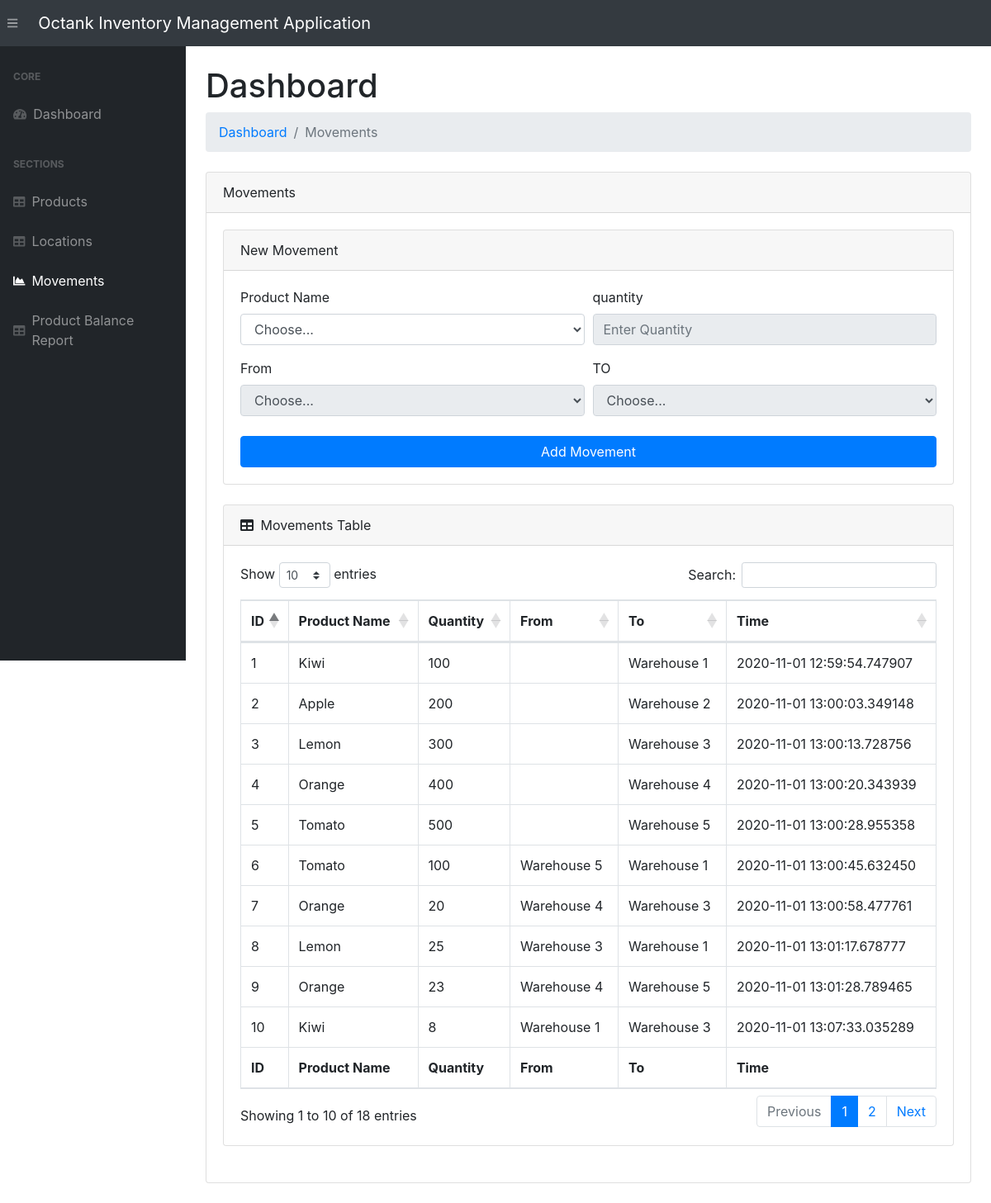
The app's page /movements/ with its own data.
### app.py (models this page shows, shortened)
class ProductMovement(db.Model):
    __tablename__   = 'productmovements'
    movement_id     = db.Column(db.Integer, primary_key=True)
    product_id      = db.Column(db.Integer, db.ForeignKey('products.product_id'))
    qty             = db.Column(db.Integer)
    from_location   = db.Column(db.Integer, db.ForeignKey('locations.location_id'))
    to_location     = db.Column(db.Integer, db.ForeignKey('locations.location_id'))
    movement_time   = db.Column(db.DateTime, default=datetime.utcnow)
    product         = db.relationship('Product', foreign_keys=product_id)
    fromLoc         = db.relationship('Location', foreign_keys=from_location)
    toLoc           = db.relationship('Location', foreign_keys=to_location)

class Product(db.Model):
    __tablename__ = 'products'
    product_id      = db.Column(db.String(200), primary_key=True)
    date_created    = db.Column(db.DateTime, default=datetime.utcnow)

### app.py (the view)
@app.route("/movements/", methods=["POST", "GET"])
def viewMovements():
    if request.method == "POST" :
        product_id      = request.form["productId"]
        qty             = request.form["qty"]
        fromLocation    = request.form["fromLocation"]
        toLocation      = request.form["toLocation"]
        new_movement = ProductMovement(
            product_id=product_id, qty=qty, from_location=fromLocation, to_location=toLocation)
        try:
            db.session.add(new_movement)
            db.session.commit()
            return redirect("/movements/")
        except:
            return "There Was an issue while add a new Movement"
    else:
        products    = Product.query.order_by(Product.date_created).all()
        locations   = Location.query.order_by(Location.date_created).all()
        movs = ProductMovement.query\
        .join(Product, ProductMovement.product_id == Product.product_id)\
        .add_columns(
            ProductMovement.movement_id,
            ProductMovement.qty,
            Product.product_id,
            ProductMovement.from_location,
            ProductMovement.to_location,
            ProductMovement.movement_time)\
        .all()
        movements   = ProductMovement.query.order_by(
            ProductMovement.movement_time).all()
        return render_template("movements.html", movements=movs, products=products, locations=locations)

### templates/movements.html (shortened to what this page needs)
{% extends 'base.html' %}
{% block content %}
<main>
    <div class="container-fluid">
        <h1 class="mt-4">Dashboard</h1>
        <ol class="breadcrumb mb-4">
            <li class="breadcrumb-item"><a href="/">Dashboard</a></li>
            <li class="breadcrumb-item active">Movements</li>
        </ol>
        <div class="card mb-4">
            <div class="card-header">Movements</div>
            <div class="card-body">
                <div class="card mb-4">
                    <div class="card-header">New Movement</div>
                    <div class="card-body">
                        <form action="/movements/" method="POST" id="movements_from">
                            <div class="form-row">
                                <div class="col-md-6">
                                    <div class="form-group">
                                        <label for="productId">Product Name</label>
                                        <select id="productId" name="productId" class="form-control">
                                            <option selected value="">Choose...</option>
                                        </select>
                                    </div>
                                </div>
                                <div class="col-md-6">
                                    <div class="form-group">
                                        <label for="qty">quantity</label>
                                        <input class="form-control" name="qty" id="qty" type="number" placeholder="Enter Quantity" />
                                    </div>
                                </div>
                            </div>
                            <div class="form-row">
                                <div class="col-md-6">
                                    <label for="fromLocation">From</label>
                                    <select id="fromLocation" class="form-control" name="fromLocation">
                                        <option selected value="">Choose...</option>
                                    </select>
                                </div>
                                <div class="col-md-6">
                                    <label for="toLocation">TO</label>
                                    <select id="toLocation" name="toLocation" class="form-control">
                                        <option selected value="">Choose...</option>
                                    </select>
                                </div>
                            </div>
                            <div class="form-group mt-4 mb-0">
                                <input type="submit" class="btn btn-primary btn-block" value="Add Movement" class="btn btn-primary">
                            </div>
                        </form>
                    </div>
                </div>
                <div class="card mb-4">
                <div class="card-header">
                    <i class="fas fa-table mr-1"></i>
                    Movements Table
                </div>
                <div class="card-body">
                    <div class="table-responsive">
                        {% if movements|length < 1 %}
                        <h4>There are no Movements, add one above</h4>
                        {% else %}
                        <table class="table table-bordered" id="dataTable" width="100%" cellspacing="0">
                            <thead>
                                <tr>
                                    <th>ID</th>
                                    <th>Product Name</th>
                                    <th>Quantity</th>
                                    <th>From</th>
                                    <th>To</th>
                                    <th>Time</th>
                                </tr>
                            </thead>
                            <tfoot>
                                <tr>
                                    <th>ID</th>
                                    <th>Product Name</th>
                                    <th>Quantity</th>
                                    <th>From</th>
                                    <th>To</th>
                                    <th>Time</th>
                                </tr>
                            </tfoot>
                            <tbody>
                                {% for movement in movements%}
                                <tr>
                                    <td>{{ movement.movement_id }}</td>
                                    <td>{{ movement.product_id }}</td>
                                    <td>{{ movement.qty }}</td>
                                    <td>{{ movement.from_location }}</td>
                                    <td>{{ movement.to_location }}</td>
                                    <td>{{ movement.movement_time }}</td>
                                </tr>
                                {% endfor %}
                            </tbody>
                        </table>
                        {% endif %}
                </div>
            </div>
                </div>
            </div>
        </div>
    </div>
</main>
{% endblock %}

### records on screen
ProductMovement: movement_id "10", product_id "Kiwi", qty "8", from_location "Warehouse 1", to_location "Warehouse 3", movement_time "2020-11-01 13:07:33.035289"
ProductMovement: movement_id "1", product_id "Kiwi", qty "100", to_location "Warehouse 1", movement_time "2020-11-01 12:59:54.747907"
ProductMovement: movement_id "2", product_id "Apple", qty "200", to_location "Warehouse 2", movement_time "2020-11-01 13:00:03.349148"
ProductMovement: movement_id "8", product_id "Lemon", qty "25", from_location "Warehouse 3", to_location "Warehouse 1", movement_time "2020-11-01 13:01:17.678777"
ProductMovement: movement_id "3", product_id "Lemon", qty "300", to_location "Warehouse 3", movement_time "2020-11-01 13:00:13.728756"
ProductMovement: movement_id "7", product_id "Orange", qty "20", from_location "Warehouse 4", to_location "Warehouse 3", movement_time "2020-11-01 13:00:58.477761"
ProductMovement: movement_id "9", product_id "Orange", qty "23", from_location "Warehouse 4", to_location "Warehouse 5", movement_time "2020-11-01 13:01:28.789465"
ProductMovement: movement_id "4", product_id "Orange", qty "400", to_location "Warehouse 4", movement_time "2020-11-01 13:00:20.343939"
ProductMovement: movement_id "6", product_id "Tomato", qty "100", from_location "Warehouse 5", to_location "Warehouse 1", movement_time "2020-11-01 13:00:45.632450"
ProductMovement: movement_id "5", product_id "Tomato", qty "500", to_location "Warehouse 5", movement_time "2020-11-01 13:00:28.955358"
